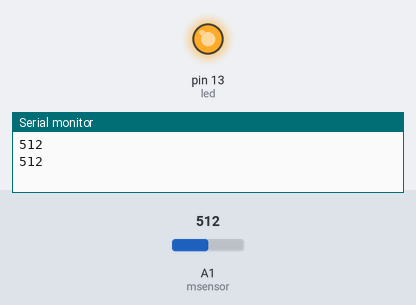
Simulated run of this sketch. Board: Arduino Uno, built with avr-gcc and run on an emulated ATmega328P. Parts: output pins drawn as LEDs (lit = HIGH), the last lines printed to the serial monitor. The inputs (shaded band) are chosen by the test bench; at power-on: A1 (msensor) = 512.

Above: at 2.8 s.
2.9 s: A1 (msensor) set to 316
5.6 s: A1 (msensor) set to 293
At 6.5 s:
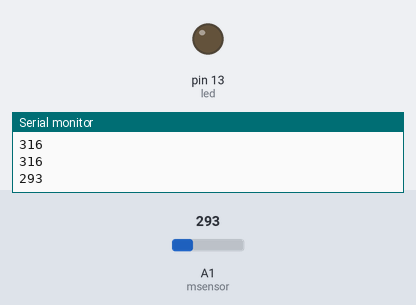
8.3 s: A1 (msensor) set to 490
11.2 s: A1 (msensor) set to 517
At 12.3 s:
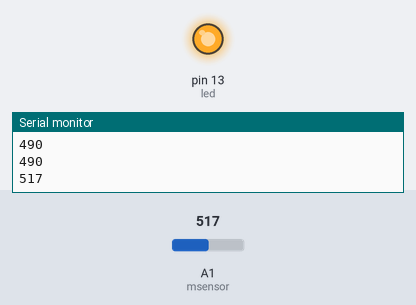
13.9 s: A1 (msensor) set to 290
At 15.1 s:
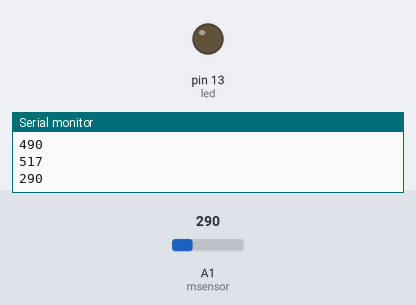
Timing chart, 0 to 16.9 s (numbered marks = the images above; inputs shaded):
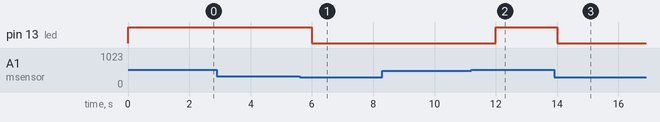

The sketch:

MQ-2_sensor.ino
```cpp
int msensor= A1;
int msvalue=0;
int led=13;
//boolean flag=false;
void setup() {
  // put your setup code here, to run once:
  Serial.begin(9600);
  pinMode(msensor,INPUT);
  pinMode(led,OUTPUT);
}

void loop() {
  // put your main code here, to run repeatedly:
  msvalue = analogRead(msensor);
  Serial.println(msvalue);

  if(msvalue>=500) //&& (flag == false))
  {
    digitalWrite(led,HIGH);
   // flag = true;
    delay(1000);
  }

  if(msvalue<=300)// && (flag == true))
  {
    digitalWrite(led,LOW);
  //  flag = false;
    delay(1000);
  }

  delay(1000);
}
```

Measured:
- the behaviour switches between 301 and 300 on A1 (msensor) (found by bisection; images 0 and 1)
- the behaviour switches between 499 and 500 on A1 (msensor) (found by bisection; images 1 and 2)
- after the input at 5.6 s, pin 13 (led): HIGH → LOW after 0.40 s
- after the input at 11.2 s, pin 13 (led): LOW → HIGH after 0.80 s
- after the input at 13.9 s, pin 13 (led): HIGH → LOW after 0.10 s
